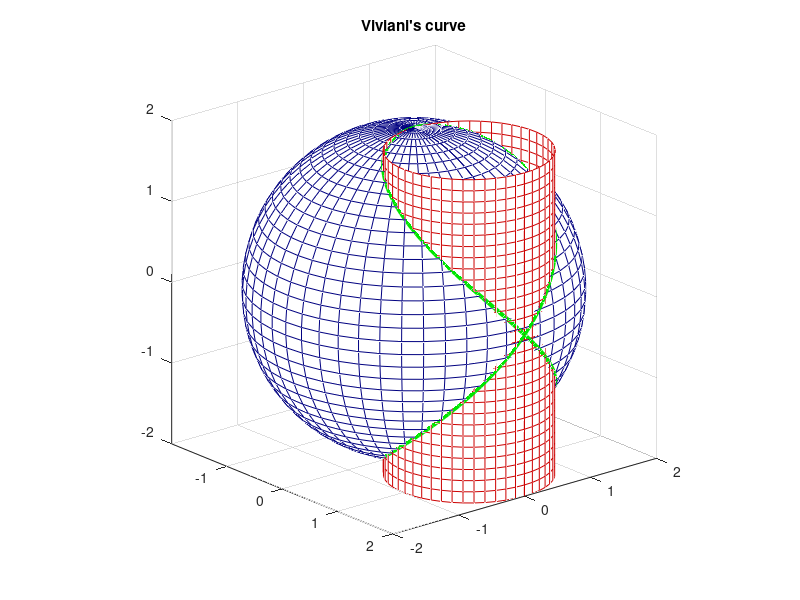

The MATLAB script that drew this image:
clear
clc
close all

a = 1; %radius


%sphere
s1 = linspace(0,pi,40); 
s2 = linspace(0,2*pi,50); 
[s1,s2] = meshgrid(s1,s2);
sx=2*a*sin(s1).*cos(s2);
sy=2*a*sin(s1).*sin(s2);
sz=2*a*cos(s1);
%Plotting the sphere:
sphere=mesh(sx, sy, sz);
set(sphere,'EdgeColor',[0,0,0.5]) 
axis equal 
axis on 


%cylinder
c1=linspace(0,2*pi,50); 
cz=linspace(-2*a,2*a,30); 
[c1,cz]=meshgrid(c1,cz); 
cx=a+a*cos(c1);
cy=a*sin(c1);
cz = 1*cz;
hold on 
cylinder=mesh(cx, cy, cz); 
set(cylinder,'EdgeColor',[0.8,0,0]) 


%Vivani's curve

t=linspace(0,4*pi,200);

x= a+a*cos(t);
y= a*sin(t);
z = 2*a*sin(t/2);

v_curve = line(x,y,z,'Color', [0,0.9,0],'LineWidth',3);
view(50,20);
title('Viviani''s curve')

